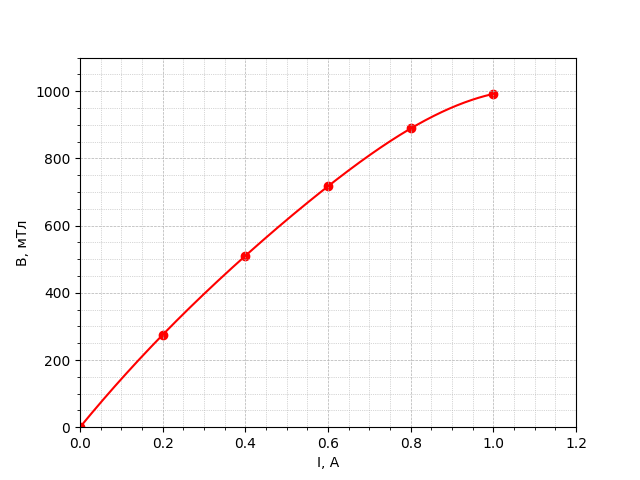

Source code (Python):
import numpy as np
import matplotlib.pyplot as plt
from scipy.interpolate import make_interp_spline

# Чтение данных из файла
def read_data(filename):
    x = []
    y = []
    with open(filename, 'r') as file:
        for line in file:
            values = line.split()
            x.append(float(values[0]))
            y.append(float(values[1]))
    return np.array(x), np.array(y)

# Построение графика с гладкой кривой
def plot_data_with_smooth_curve(x, y, x_min, x_max, y_min, y_max):
    plt.figure()

    # Построение исходных точек
    plt.scatter(x, y, color='red', label='Data points')  # Точки красного цвета

    # Интерполяция для создания гладкой кривой
    x_smooth = np.linspace(x.min(), x.max(), 500)
    spline = make_interp_spline(x, y, k=3)  # Кубический сплайн
    y_smooth = spline(x_smooth)

    # Построение гладкой кривой
    plt.plot(x_smooth, y_smooth, 'r-', label='Smooth curve')  # Красная линия

    # Настройка графика
    plt.xlabel('I, A')
    plt.ylabel('B, мТл')
    plt.xlim(x_min, x_max)
    plt.ylim(y_min, y_max)
    plt.grid(True, which='both', linestyle='--', linewidth=0.5)
    plt.minorticks_on()
    plt.grid(True, which='minor', linestyle=':', linewidth=0.5)
    plt.show()

# Установите минимальные и максимальные значения для осей X и Y
x_min = 0
x_max = 1.2
y_min = 0
y_max = 1100

# Чтение данных и построение графика
x, y = read_data('data_0.txt')
plot_data_with_smooth_curve(x, y, x_min, x_max, y_min, y_max)
